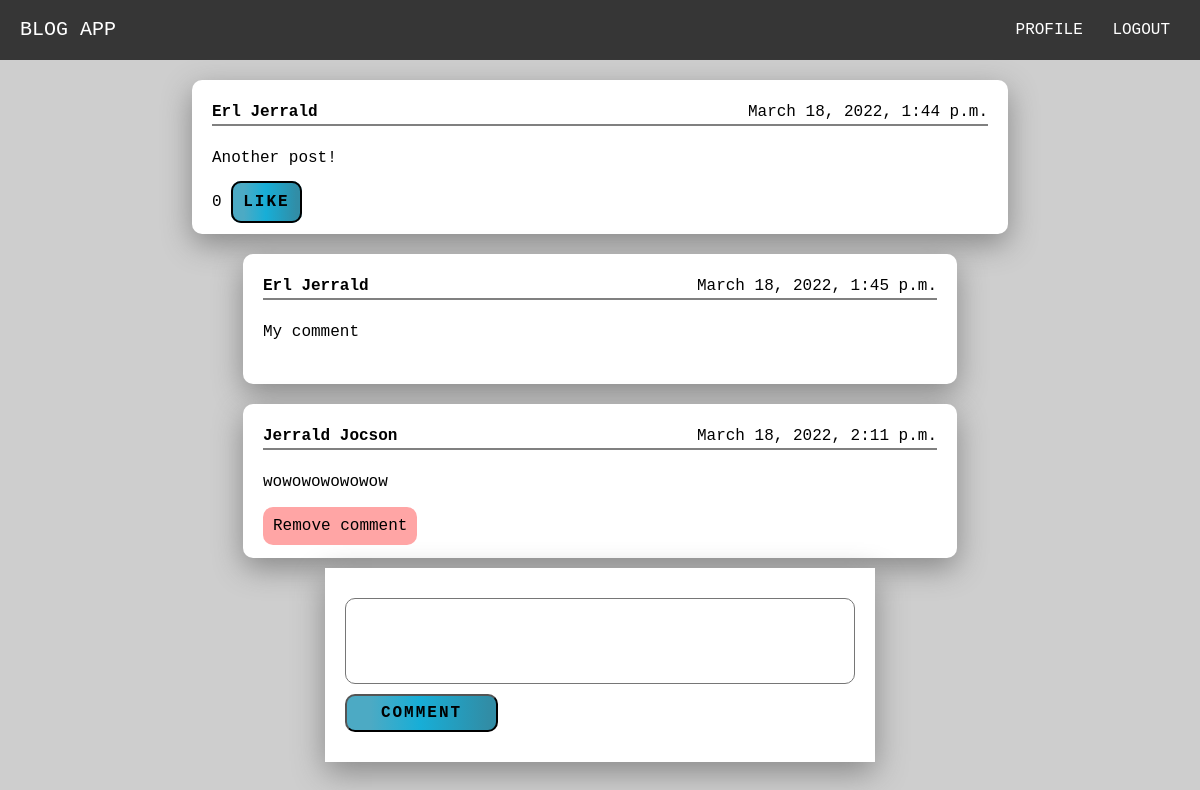
Screenshot of /blog-comment/3 (signed in) with the database file from the repository.
### post/models.py (models this page shows)
class Blog(models.Model):
    content = models.TextField(max_length=256)
    date = models.DateTimeField(default=now, editable=False)
    user_id = models.ForeignKey(User, on_delete=models.CASCADE)

class Comment(models.Model):
    content = models.TextField(max_length=256)
    date = models.DateTimeField(default=now, editable=False)
    blog_id = models.ForeignKey(Blog, on_delete=models.CASCADE)
    user_id = models.ForeignKey(User, on_delete=models.CASCADE)

### post/views.py (the view, shortened to what this page needs)
# urls.py: path('blog-comment/<int:blog_id>', blog_comment_view, name='comments-likes'),
@login_required
def blog_comment_view(request, blog_id):
    blog = Blog.objects.get(id=blog_id)
    comments = Comment.objects.filter(blog_id=blog_id)
    likes = Like.objects.filter(blog_id=blog_id)
    liked = False
    for i in likes:
        if request.user == i.user_id:
            liked = True
    return render(request, 'blog_comment.html', {
        "title":"Comments",
        "blog":blog,
        "comments":comments,
        "likes":len(likes),
        "liked":liked,
    })

### post/templates/blog_comment.html (shortened to what this page needs)
{% extends 'layout.html' %} {% block content %}
<div class="blogs-container">
  <div>
    <header>
      <h4>{{ blog.user_id.first_name }} {{ blog.user_id.last_name}}</h4>
      <span>{{ blog.date }}</span>
    </header>
    <p>{{ blog.content }}</p>
    <span>{{ likes }}</span>
    {% if liked %}
    <a
      href="{% url 'unlike_post' blog_id=blog.id %}"
      style="border: 2px solid black; cursor: pointer"
      class="btn"
      >Unlike</a
    >
    {% else %}
    <a
      href="{% url 'like_post' blog_id=blog.id %}"
      style="border: 2px solid black; cursor: pointer"
      class="btn"
      >Like</a
    >
    {% endif %}
  </div>
</div>
{% if comments %} {% for comment in comments %}
<div class="blogs-container" style="width: 70%">
  <div>
    <header>
      <h4>{{ comment.user_id.first_name }} {{ comment.user_id.last_name }}</h4>
      <span>{{ comment.date }}</span>
    </header>
    <p>{{ comment.content }}</p>
    {% if request.user.id == comment.user_id.id %}
    <a
      href="{% url 'remove-comment' comment_id=comment.id blog_id=comment.blog_id.id%}"
      style="background-color: rgb(255, 165, 165)"
      >Remove comment</a
    >
    {% endif %}
  </div>
</div>
{% endfor %} {% endif %}
<form method="post">
  <div class="form-group">
    <textarea rows="3" class="form-control" name="content" required></textarea>
  </div>
  <div class="form-group">
    <input type="submit" value="COMMENT" class="btn" />
  </div>
</form>
{% endblock %}

### static/main.css (style rules this page uses)
:root { --dark-color: rgb(63, 58, 58); --dark-gradient-color: linear-gradient( 90deg, rgba(63, 58, 58, 1) 16%, rgba(38, 37, 37, 1) 49%, rgba(61, 60, 60, 1) 95% ); --light-color: rgb(228, 228, 228); --light-gradient-color: linear-gradient( 90deg, rgba(182, 182, 182, 1) 16%, rgba(255, 255, 255, 1) 49%, rgba(169, 169, 169, 1) 95% ); --blue-color: rgb(76, 170, 196); --blue-gradient-color: linear-gradient( 90deg, rgba(76, 170, 196, 1) 16%, rgba(23, 174, 215, 1) 49%, rgba(49, 141, 166, 1) 95% ); --red-color: rgb(245, 142, 142); --red-gradient-color: linear-gradient( 90deg, rgba(245, 142, 142, 1) 16%, rgba(231, 82, 82, 1) 48%, rgba(220, 105, 105, 1) 95% ); --shadow: 0 10px 30px #888888; --white: white; }
* { margin: 0; padding: 0; font-family: "Courier New", Courier, monospace; }
body { line-height: 1.5; background-color: rgb(206, 206, 206); }
input, button, textarea, select { font: inherit; }
textarea { resize: none; }

### static/form_styles.css (style rules this page uses)
form { width: 50%; margin: auto; padding: 20px; background-color: white; box-shadow: var(--shadow); }
.form-group { display: flex; flex-direction: column; margin: 10px 0; }
.form-control { border-radius: 10px; padding: 6px; }
.btn { width: 30%; background: var(--blue-gradient-color); padding: 5px; border-radius: 10px; letter-spacing: 2px; font-weight: bolder; text-transform: uppercase; }

### static/blogs.css (style rules this page uses)
.blogs-container { margin-top: 20px; width: 80%; margin-left: auto; margin-right: auto; }
.blogs-container div { margin: 10px 0; background-color: white; padding: 20px; border-radius: 10px; box-shadow: var(--shadow); }
.blogs-container div header { display: flex; justify-content: space-between; border-bottom: 2px solid gray; }
.blogs-container div p { margin: 20px 0; }
.blogs-container div a { text-decoration: none; background-color: rgb(201, 201, 201); padding: 10px; border-radius: 10px; transition: all 250ms; color: black; }

### rows the page displays
Blog: user_id.first_name "Erl", user_id.last_name "Jerrald", date "March 18, 2022, 1:44 p.m.", content "Another post!"
Comment: user_id.first_name "Erl", user_id.last_name "Jerrald", date "March 18, 2022, 1:45 p.m.", content "My comment"
Comment: user_id.first_name "Jerrald", user_id.last_name "Jocson", date "March 18, 2022, 2:11 p.m.", content "wowowowowowow", shows "Remove comment"

### other values shown
{{ likes }} "0"
